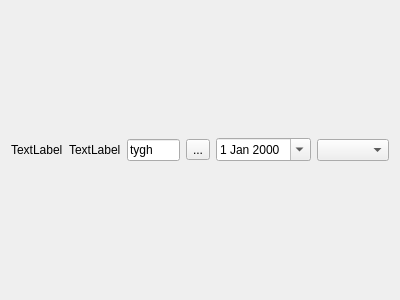
<?xml version="1.0" encoding="UTF-8"?>
<ui version="4.0">
 <class>Form</class>
 <widget class="QWidget" name="Form">
  <property name="geometry">
   <rect>
    <x>0</x>
    <y>0</y>
    <width>400</width>
    <height>300</height>
   </rect>
  </property>
  <property name="windowTitle">
   <string>Form</string>
  </property>
  <layout class="QHBoxLayout" name="horizontalLayout">
   <item>
    <widget class="QLabel" name="label">
     <property name="text">
      <string>TextLabel</string>
     </property>
    </widget>
   </item>
   <item>
    <widget class="QLabel" name="label_2">
     <property name="text">
      <string>TextLabel</string>
     </property>
    </widget>
   </item>
   <item>
    <widget class="QLineEdit" name="lineEdit">
     <property name="text">
      <string>tygh</string>
     </property>
     <property name="readOnly">
      <bool>true</bool>
     </property>
     <property name="clearButtonEnabled">
      <bool>false</bool>
     </property>
    </widget>
   </item>
   <item>
    <widget class="QToolButton" name="toolButton">
     <property name="text">
      <string>...</string>
     </property>
    </widget>
   </item>
   <item>
    <widget class="QDateEdit" name="dateEdit">
     <property name="currentSection">
      <enum>QDateTimeEdit::YearSection</enum>
     </property>
     <property name="calendarPopup">
      <bool>true</bool>
     </property>
    </widget>
   </item>
   <item>
    <widget class="QComboBox" name="comboBox"/>
   </item>
  </layout>
 </widget>
 <resources/>
 <connections/>
</ui>
